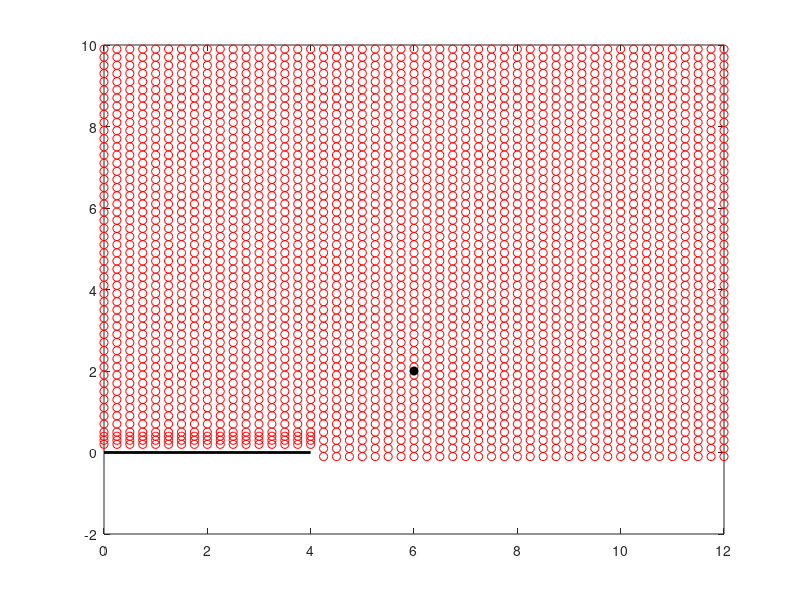

Here is the MATLAB script that generated this plot: (Note: this script raises an error after producing the figure.)
% example_two_slits_save_contores_0462.m
% Nasser, June 11, 2019
clc;clear; 
%
% To generate the data files 
% x04_pt.mat, y04_pt.mat, u0462_pt.mat
% which used by the file
% example_two_slits_plot_contores_0462.m
% to plot Figure 16 in Section 7 of the paper:
% COMPUTATION OF CONFORMAL INVARIANTS 
%
%
z1=6+2i;
%
%
for k=1:17
    XY(:,k)=(k-1)/4+i.*[0.2,0.3,0.4,0.5:0.2:10].';
end
for k=18:49
    XY(:,k)=(k-1)/4+i.*[-0.1:0.2:10].';
end
[mx,nx] = size(XY);
figure
plot(real(XY),imag(XY),'or')
hold on
plot([0 4],[0 0],'k','LineWidth',2)
plot(real(z1),imag(z1),'ok','MarkerFaceColor','k')
%
%
for kx=1:mx
    for jx=1:nx
        x = real(XY(kx,jx));
        y = imag(XY(kx,jx));
        [x+i*y z1]
        u(kx,jx) = cap_of_two_slits(0,4,x+i*y,z1,2^11,0.1,1e-14);
    end
end
%
x_XY = real(XY);
y_XY = imag(XY);
save('x04_pt.mat', 'x_XY', '-ascii', '-double');
save('y04_pt.mat', 'y_XY', '-ascii', '-double');
save('u0462_pt.mat', 'u',    '-ascii', '-double');
%
